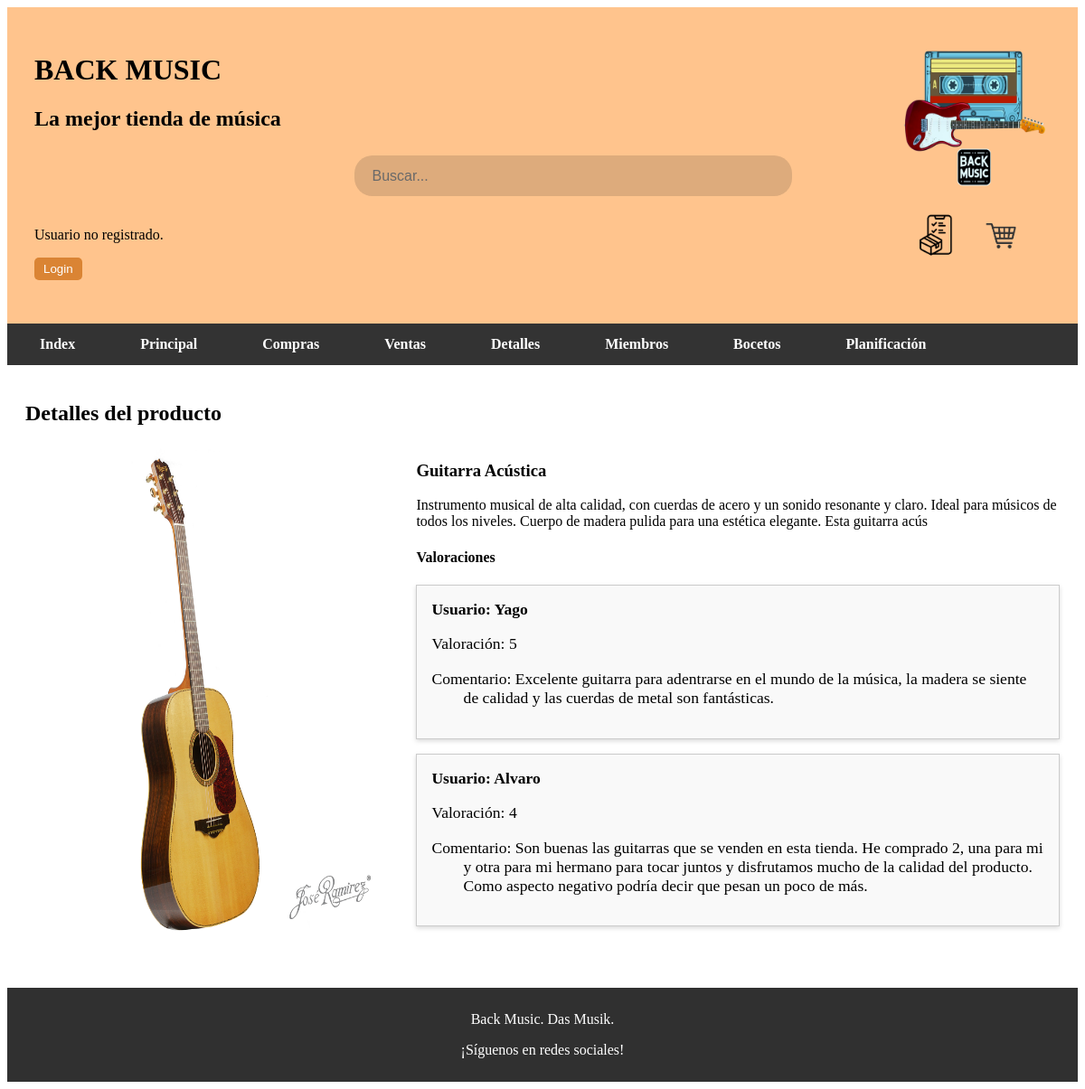
/includes/vistas/plantillas/detalles_producto.php?id=1, run on the app's committed database.
### tables this page shows
CREATE TABLE `productos` (
  `ID_Producto` int(10) UNSIGNED NOT NULL,
  `Nombre` varchar(20) NOT NULL,
  `Descripcion` varchar(200) NOT NULL,
  `Precio` decimal(6,2) NOT NULL,
  `Imagen` varchar(255) NOT NULL,
  `Stock` int(100) NOT NULL,
  `Visible` tinyint(1) NOT NULL DEFAULT 1,
  `Tipo` varchar(20) NOT NULL,
  `ID_Venta` int(10) UNSIGNED NOT NULL
);

CREATE TABLE `valoraciones` (
  `ID_Valoracion` int(10) UNSIGNED NOT NULL,
  `Idusuario` int(20) UNSIGNED NOT NULL,
  `ID_Producto` int(10) UNSIGNED NOT NULL,
  `ID_Pedido` int(10) UNSIGNED NOT NULL,
  `Valoracion` int(11) NOT NULL,
  `Comentario` varchar(255) NOT NULL
);

CREATE TABLE `usuario` (
  `Apellido` text NOT NULL,
  `Nombre` text NOT NULL,
  `User` varchar(20) NOT NULL,
  `Idusuario` int(20) UNSIGNED NOT NULL,
  `Pass` varchar(60) NOT NULL,
  `Email` varchar(20) NOT NULL,
  `Rol` varchar(20) NOT NULL,
  `Puntos` double(10,2) DEFAULT 0
);

### includes/vistas/helpers/producto.php (called while the page is built, shortened)
<?php
require_once "valoracion.php";
class Producto
{
    private $Nombre;
    private $Descripcion;
    private $Imagen;
    public function __construct($ID, $Nombre, $Descripcion, $Precio, $Imagen, $Stock, $Visible, $Tipo, $ID_Venta)
    {
        $this->Nombre = $Nombre;
        $this->Descripcion = $Descripcion;
        $this->Imagen = $Imagen;
    }
    public static function getProducto($ID)
    {
        $pdo = Aplicacion::getInstance()->getConexionBd();
        $stmt = $pdo->prepare('SELECT * FROM productos WHERE ID_Producto = :ID');
        $stmt->execute(['ID' => $ID]);
        $producto = $stmt->fetch();
        return new Producto(
            $producto['ID_Producto'],
            $producto['Nombre'],
            $producto['Descripcion'],
            $producto['Precio'],
            $producto['Imagen'],
            $producto['Stock'],
            $producto['Visible'],
            $producto['Tipo'],
            $producto['ID_Venta']
        );
    }
    public function getNombre()
    {
        return $this->Nombre;
    }
    public function getImagen()
    {
        return $this->Imagen;
    }
    public function getDescripcion()
    {
        return $this->Descripcion;
    }
}

### includes/vistas/helpers/valoracion.php (called while the page is built, shortened)
<?php
class Valoracion {
    public static function getValoracion($producto_id) {
        $db = Aplicacion::getInstance()->getConexionBd();
        $stmt = $db->prepare('SELECT * FROM valoraciones WHERE ID_Producto = :ID');
        $stmt->execute(['ID' => $producto_id]);
        $valoraciones = $stmt->fetchAll();
        return $valoraciones;
    }
}
?>

### includes/src/usuarios/usuario.php (called while the page is built, shortened)
<?php
class Usuario
{
    private $nombre;
    private function __construct($nombreUsuario, $password, $nombre, $apellido, $email, $Roles, $id)
    {
        $this->nombre = $nombre;
    }
    public static function buscaPorId($idUsuario)
    {
        $conn = Aplicacion::getInstance()->getConexionBd();
        $query = sprintf("SELECT * FROM usuario WHERE Idusuario=%d", $idUsuario);
        $rs = $conn->query($query);
        $result = false;
        if ($rs) {
            $fila = $rs->fetch(PDO::FETCH_ASSOC);
            if ($fila) {
                $result = new Usuario($fila['User'], $fila['Pass'], $fila['Nombre'], $fila['Apellido'], $fila['Email'], $fila['Rol'], $fila['Idusuario']);
            }
        } else {
            error_log("Error BD ({$conn->errorCode()}): {$conn->errorInfo()}");
        }
        return $result;
    }
    public function getNombre()
    {
        return $this->nombre;
    }
}

### includes/vistas/plantillas/detalles_producto.php (the view, shortened to what this page needs)
<?php
require_once ("../helpers/producto.php");
require_once RAIZ_APP. '/includes/src/usuarios/usuario.php';
$producto_id = $_GET['id'];
$producto = Producto::getProducto($producto_id);
$ruta = RUTA_APP;
?>
<article>
    <section>
        <h2>Detalles del producto</h2>
        <div class='detalle_producto'>
            <img src='<?php echo $ruta . $producto->getImagen(); ?>' alt='Imagen del producto'>
            <div>
                <h3><?php echo $producto->getNombre(); ?></h3>
                <p><?php echo $producto->getDescripcion(); ?></p>
                <h4>Valoraciones</h4>
                <?php
                $id_producto = $producto->getID();
                $valoraciones = valoracion::getValoracion($id_producto);
                foreach($valoraciones as $valoracion) {
                    if($valoracion != null) {
                        $usuario = Usuario::buscaPorId($valoracion["Idusuario"]);
                ?>
                    <div class='valoracion'>
                        <p>Usuario: <?php echo $usuario->getNombre(); ?></p>
                        <p>Valoración: <?php echo $valoracion['Valoracion']; ?></p>
                        <p>Comentario: <?php echo $valoracion['Comentario']; ?></p>
                    </div>
                <?php } }?>
            </div>
        </div>
    </section>
</article>
<?php
require_once RAIZ_APP . '/includes/vistas/plantillas/plantilla.php';
?>

### css/estilos.css (style rules this page uses)
body { background-color: #ffffff; }
.detalle_producto { display: flex; margin-bottom: 2em; }
.detalle_producto img { width: 35%; height: auto; margin-right: 2em; }
.valoracion { border: 1px solid #ccc; padding: 1em; margin-bottom: 1em; overflow: auto; max-height: 200px; background-color: #f9f9f9; box-shadow: 0 2px 5px rgba(0, 0, 0, 0.15); }
.valoracion p { margin: 0 0 1em; padding-left: 2em; text-indent: -2em; font-size: 1.1em; }
.valoracion p:first-child { font-weight: bold; }

### data on the page
productos: Imagen (picture), Nombre "Guitarra Acústica", Descripcion "Instrumento musical de alta calidad, con cuerdas de acero y un sonido resonante y claro. Ideal para músicos de todos los niveles. Cuerpo de madera pulida para una estética elegante. Esta guitarra acús"
valoraciones: Idusuario.Nombre "Yago", Valoracion "5", Comentario "Excelente guitarra para adentrarse en el mundo de la música, la madera se siente de calidad y las cuerdas de metal son fantásticas."
valoraciones: Idusuario.Nombre "Alvaro", Valoracion "4", Comentario "Son buenas las guitarras que se venden en esta tienda. He comprado 2, una para mi y otra para mi hermano para tocar juntos y disfrutamos mucho de la calidad del producto. Como aspecto negativo podría decir que pesan un poco de más."
